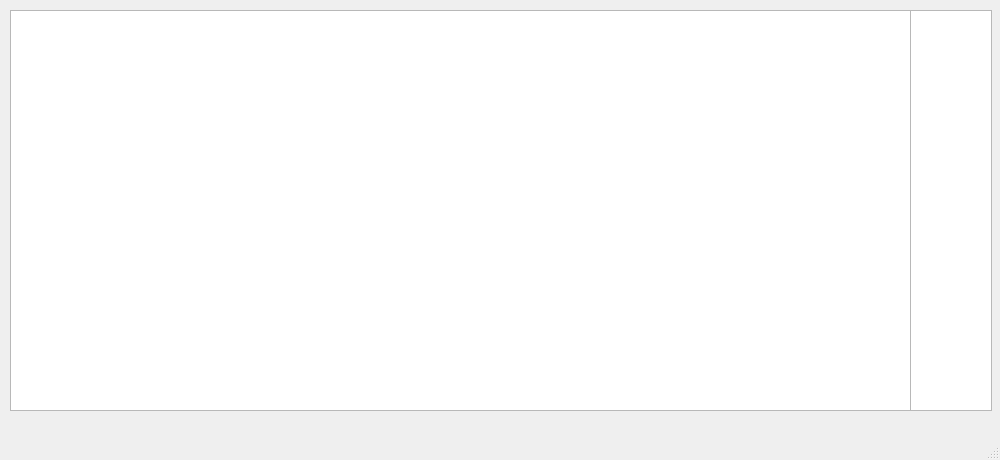
<?xml version="1.0" encoding="UTF-8"?>
<ui version="4.0">
 <class>MainWindowRunList</class>
 <widget class="QMainWindow" name="MainWindowRunList">
  <property name="geometry">
   <rect>
    <x>0</x>
    <y>0</y>
    <width>1000</width>
    <height>460</height>
   </rect>
  </property>
  <property name="minimumSize">
   <size>
    <width>1000</width>
    <height>460</height>
   </size>
  </property>
  <property name="maximumSize">
   <size>
    <width>1000</width>
    <height>460</height>
   </size>
  </property>
  <property name="windowTitle">
   <string>运行列表</string>
  </property>
  <widget class="QWidget" name="centralwidget">
   <widget class="QTableWidget" name="tableWidget_run_count">
    <property name="geometry">
     <rect>
      <x>910</x>
      <y>10</y>
      <width>82</width>
      <height>401</height>
     </rect>
    </property>
    <property name="font">
     <font>
      <family>微软雅黑</family>
      <pointsize>8</pointsize>
     </font>
    </property>
    <property name="verticalScrollBarPolicy">
     <enum>Qt::ScrollBarAlwaysOff</enum>
    </property>
    <property name="editTriggers">
     <set>QAbstractItemView::NoEditTriggers</set>
    </property>
    <property name="selectionBehavior">
     <enum>QAbstractItemView::SelectRows</enum>
    </property>
    <attribute name="horizontalHeaderVisible">
     <bool>true</bool>
    </attribute>
    <attribute name="horizontalHeaderMinimumSectionSize">
     <number>40</number>
    </attribute>
    <attribute name="horizontalHeaderDefaultSectionSize">
     <number>40</number>
    </attribute>
    <attribute name="horizontalHeaderHighlightSections">
     <bool>false</bool>
    </attribute>
    <attribute name="verticalHeaderVisible">
     <bool>false</bool>
    </attribute>
    <attribute name="verticalHeaderMinimumSectionSize">
     <number>16</number>
    </attribute>
    <attribute name="verticalHeaderDefaultSectionSize">
     <number>16</number>
    </attribute>
   </widget>
   <widget class="QTableWidget" name="tableWidget_run_list">
    <property name="geometry">
     <rect>
      <x>10</x>
      <y>10</y>
      <width>901</width>
      <height>401</height>
     </rect>
    </property>
    <property name="minimumSize">
     <size>
      <width>0</width>
      <height>0</height>
     </size>
    </property>
    <property name="sizeIncrement">
     <size>
      <width>0</width>
      <height>0</height>
     </size>
    </property>
    <property name="font">
     <font>
      <family>微软雅黑</family>
      <pointsize>9</pointsize>
      <bold>false</bold>
     </font>
    </property>
    <property name="tabletTracking">
     <bool>false</bool>
    </property>
    <property name="contextMenuPolicy">
     <enum>Qt::CustomContextMenu</enum>
    </property>
    <property name="verticalScrollBarPolicy">
     <enum>Qt::ScrollBarAsNeeded</enum>
    </property>
    <property name="editTriggers">
     <set>QAbstractItemView::NoEditTriggers</set>
    </property>
    <property name="selectionMode">
     <enum>QAbstractItemView::ExtendedSelection</enum>
    </property>
    <property name="selectionBehavior">
     <enum>QAbstractItemView::SelectRows</enum>
    </property>
    <property name="verticalScrollMode">
     <enum>QAbstractItemView::ScrollPerPixel</enum>
    </property>
    <property name="horizontalScrollMode">
     <enum>QAbstractItemView::ScrollPerPixel</enum>
    </property>
    <property name="gridStyle">
     <enum>Qt::SolidLine</enum>
    </property>
    <attribute name="horizontalHeaderMinimumSectionSize">
     <number>30</number>
    </attribute>
    <attribute name="horizontalHeaderDefaultSectionSize">
     <number>45</number>
    </attribute>
    <attribute name="horizontalHeaderHighlightSections">
     <bool>false</bool>
    </attribute>
    <attribute name="verticalHeaderVisible">
     <bool>false</bool>
    </attribute>
    <attribute name="verticalHeaderMinimumSectionSize">
     <number>18</number>
    </attribute>
    <attribute name="verticalHeaderDefaultSectionSize">
     <number>18</number>
    </attribute>
    <attribute name="verticalHeaderHighlightSections">
     <bool>true</bool>
    </attribute>
   </widget>
  </widget>
  <widget class="QMenuBar" name="menubar">
   <property name="geometry">
    <rect>
     <x>0</x>
     <y>0</y>
     <width>1000</width>
     <height>22</height>
    </rect>
   </property>
  </widget>
  <widget class="QStatusBar" name="statusbar"/>
 </widget>
 <resources/>
 <connections/>
</ui>
